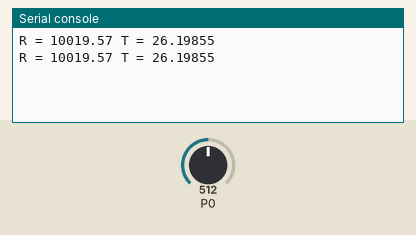
Recording of a program running on a simulated BBC micro:bit running MicroPython. Parts: the last lines printed to the serial console. The inputs (shaded band) are chosen by the test bench; at power-on: P0 = 512 (analog values on the 0–1023 scale).

Above: at 1.2 s.
1.3 s: P0 set to 716
At 2.6 s:
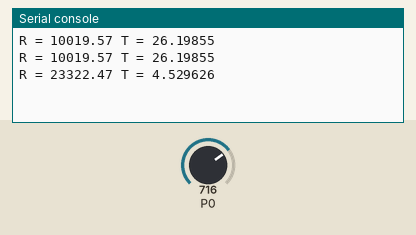
2.8 s: P0 set to 900
At 3.4 s:
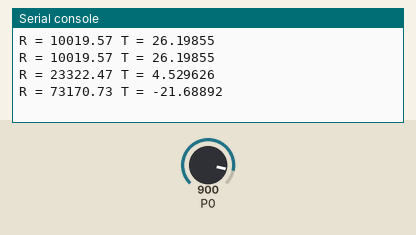
Timing chart, 0 to 5.8 s (numbered marks = the images above; inputs shaded):
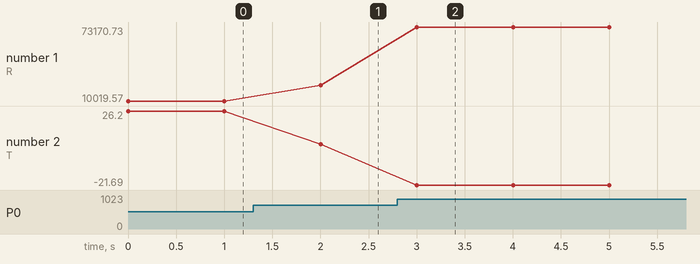

Measured:
- after the input at 1.3 s, the serial console: prints a new line after 0.70 s (image 1)
- after the input at 2.8 s, the serial console: prints a new line after 0.20 s (image 2)
- plotted number 1: 10019.57 → 23322.47 after the input at 1.3 s, 23322.47 → 73170.73 after the input at 2.8 s
- plotted number 2: 26.2 → 4.53 after the input at 1.3 s, 4.53 → -21.69 after the input at 2.8 s

The program:

ctn_Steinhart-Hart_grove_lcd.py
```python
from microbit import *
from math import log

Ro = 10e3
A = 1.0832e-3 # Coefficients de Steinhart-Hart
B = 2.1723e-4 # ...
C = 3.2770e-7 # ...

while True:
    N = pin0.read_analog()                       # Mesure de la tension
    R = Ro*N/(1023-N)                            # Calcul de R
    T = 1/(A + B*log(R) + C*log(R)**3) - 273.15  # Relation de Steinhart-Hart
    print("R =", R, "T =", T)                    # Affichage
    sleep(1000)                                  # Temporisation
```
